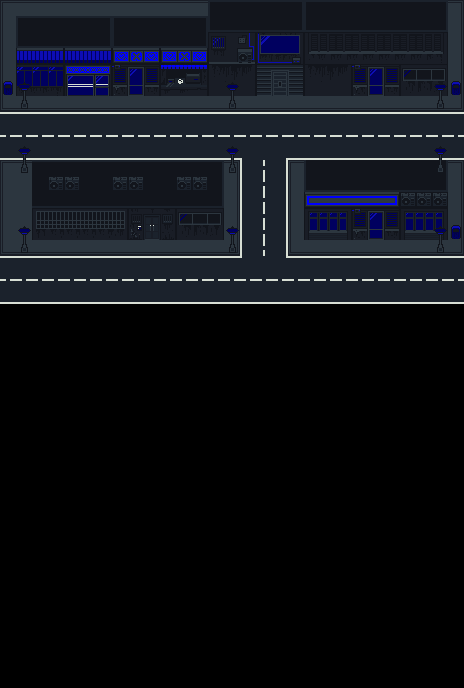

Below is a game level as drawn by its tile map, then a one-line description and the .tmx that defines it (tile-layer data replaced by summaries):
An orthogonal 29x43 tile map with 16x16 px tiles, 7 tile layers (Terreno, Sottostruttura, Trasparente, Invisibile, ...), 2 tilesets and 35 objects.

<map version="1.10" tiledversion="1.11.2" orientation="orthogonal" renderorder="right-down" width="29" height="43" tilewidth="16" tileheight="16" infinite="0" nextlayerid="11" nextobjectid="36">
 <editorsettings>
  <export target="newyoutopia..tmx" format="tmx" />
 </editorsettings>
 <tileset firstgid="1" source="Y0u7op14.tsx" />
 <tileset firstgid="225" source="OggettiYoutopia.tsx" />
 <layer id="1" name="Terreno" width="29" height="43">
  <data>[1247 cells, 551 non-empty, 20 distinct tile ids]</data>
 </layer>
 <layer id="3" name="Sottostruttura" width="29" height="43">
  <data>[1247 cells, 3 non-empty, 1 distinct tile ids]</data>
 </layer>
 <layer id="10" name="Trasparente" width="29" height="43" opacity="0.52">
  <data>[1247 cells, 21 non-empty, 5 distinct tile ids]</data>
 </layer>
 <layer id="9" name="Invisibile" width="29" height="43">
  <data>[1247 cells, 21 non-empty, 5 distinct tile ids]</data>
 </layer>
 <layer id="7" name="OggettiRetro" width="29" height="43">
  <data>[1247 cells, 2 non-empty, 2 distinct tile ids]</data>
 </layer>
 <layer id="2" name="Strutture" width="29" height="43">
  <data>[1247 cells, 234 non-empty, 98 distinct tile ids]</data>
 </layer>
 <layer id="5" name="Oggetti" width="29" height="43">
  <data>[1247 cells, 19 non-empty, 3 distinct tile ids]</data>
 </layer>
 <objectgroup id="8" name="Oggetti">
  <object id="1" x="32.6557" y="175.252" width="108.864" height="48.8295">
   <properties>
    <property name="name" value="solido" />
   </properties>
  </object>
  <object id="2" x="163.534" y="175.252" width="60.5608" height="48.8295">
   <properties>
    <property name="name" value="solido" />
   </properties>
  </object>
  <object id="3" x="144.197" y="175.168" width="16.773" height="41.3712">
   <properties>
    <property name="name" value="solido" />
   </properties>
  </object>
  <object id="4" x="144.354" y="213.891" width="15.875" height="5.25">
   <properties>
    <property name="mappa destinazione" value="dungeon" />
    <property name="name" value="teletrasporto" />
   </properties>
  </object>
  <object id="5" x="437.678" y="166.89" width="6.72727" height="5.63636">
   <properties>
    <property name="name" value="solido" />
   </properties>
  </object>
  <object id="6" x="21.4278" y="160.765" width="6.72727" height="5.63636">
   <properties>
    <property name="name" value="solido" />
   </properties>
  </object>
  <object id="7" x="228.928" y="160.515" width="6.72727" height="5.63636">
   <properties>
    <property name="name" value="solido" />
   </properties>
  </object>
  <object id="8" x="437.303" y="246.141" width="6.72727" height="5.63636">
   <properties>
    <property name="name" value="solido" />
   </properties>
  </object>
  <object id="9" x="229.178" y="240.516" width="6.72727" height="5.63636">
   <properties>
    <property name="name" value="solido" />
   </properties>
  </object>
  <object id="10" x="21.5528" y="246.766" width="6.72727" height="5.63636">
   <properties>
    <property name="name" value="solido" />
   </properties>
  </object>
  <object id="11" x="304.655" y="175.918" width="143.773" height="47.5795">
   <properties>
    <property name="name" value="solido" />
   </properties>
  </object>
  <object id="12" x="448.633" y="208.401" width="15.6364" height="16.1818">
   <properties>
    <property name="name" value="solido" />
   </properties>
  </object>
  <object id="13" x="20.8827" y="96.515" width="6.72727" height="5.63636">
   <properties>
    <property name="name" value="solido" />
   </properties>
  </object>
  <object id="14" x="229.627" y="102.935" width="6.72727" height="5.63636">
   <properties>
    <property name="name" value="solido" />
   </properties>
  </object>
  <object id="15" x="437.709" y="103.015" width="6.72727" height="5.63636">
   <properties>
    <property name="name" value="solido" />
   </properties>
  </object>
  <object id="16" x="0.97375" y="65.333" width="15.6364" height="16.1818">
   <properties>
    <property name="name" value="solido" />
   </properties>
  </object>
  <object id="17" x="304.667" y="16.867" width="143.773" height="61.9205">
   <properties>
    <property name="name" value="solido" />
   </properties>
  </object>
  <object id="18" x="208.864" y="16.693" width="95.398" height="61.909">
   <properties>
    <property name="name" value="solido" />
   </properties>
  </object>
  <object id="19" x="16.9567" y="32.106" width="111.603" height="47.3295">
   <properties>
    <property name="name" value="solido" />
   </properties>
  </object>
  <object id="20" x="144.991" y="32.418" width="63.9775" height="46.0795">
   <properties>
    <property name="name" value="solido" />
   </properties>
  </object>
  <object id="21" x="128.542" y="73.583" width="15.875" height="5.25">
   <properties>
    <property name="mappa destinazione" value="shop" />
    <property name="name" value="teletrasporto" />
   </properties>
  </object>
  <object id="22" x="128.741" y="32.668" width="16.353" height="40.3295">
   <properties>
    <property name="name" value="solido" />
   </properties>
  </object>
  <object id="23" x="-9.84325" y="-15.082" width="10.2697" height="334.496">
   <properties>
    <property name="name" value="solido" />
   </properties>
  </object>
  <object id="24" x="464.074" y="-15.415" width="10.2697" height="334.496">
   <properties>
    <property name="name" value="solido" />
   </properties>
  </object>
  <object id="25" x="-9.01025" y="314.418" width="10.2697" height="483.496" rotation="-90">
   <properties>
    <property name="name" value="solido" />
   </properties>
  </object>
  <object id="26" x="-9.59325" y="-0.415" width="10.2697" height="483.496" rotation="-90">
   <properties>
    <property name="name" value="solido" />
   </properties>
  </object>
  <object id="27" x="19.6667" y="133.667">
   <properties>
    <property name="name" value="start" />
   </properties>
  </object>
  <object id="28" x="448.098" y="68.2424" width="15.6364" height="16.1818">
   <properties>
    <property name="name" value="solido" />
   </properties>
  </object>
  <object id="29" x="448" y="113" width="15.3333" height="31">
   <properties>
    <property name="name" value="nemico" />
    <property name="percorso" value="L 50 R 50" />
   </properties>
  </object>
  <object id="30" x="112.667" y="113.167" width="15.3333" height="31">
   <properties>
    <property name="name" value="nemico" />
    <property name="percorso" value="R 50 D 50 U 50 L 50" />
   </properties>
  </object>
  <object id="31" x="447.333" y="263" width="15.3333" height="31">
   <properties>
    <property name="name" value="nemico" />
    <property name="percorso" value="L 50 R 50" />
   </properties>
  </object>
  <object id="32" x="80" y="256" width="16" height="32">
   <properties>
    <property name="maxDialoghi" type="int" value="1" />
    <property name="name" value="NPC" />
    <property name="nome" value="Ugo" />
   </properties>
  </object>
  <object id="33" x="32" y="160" width="192" height="16">
   <properties>
    <property name="name" value="rimuovi livello" />
   </properties>
  </object>
  <object id="34" x="304" y="160" width="144" height="16">
   <properties>
    <property name="name" value="rimuovi livello" />
   </properties>
  </object>
  <object id="35" x="140.545" y="211.091" width="23.8182" height="13">
   <properties>
    <property name="name" value="porta" />
   </properties>
  </object>
 </objectgroup>
</map>